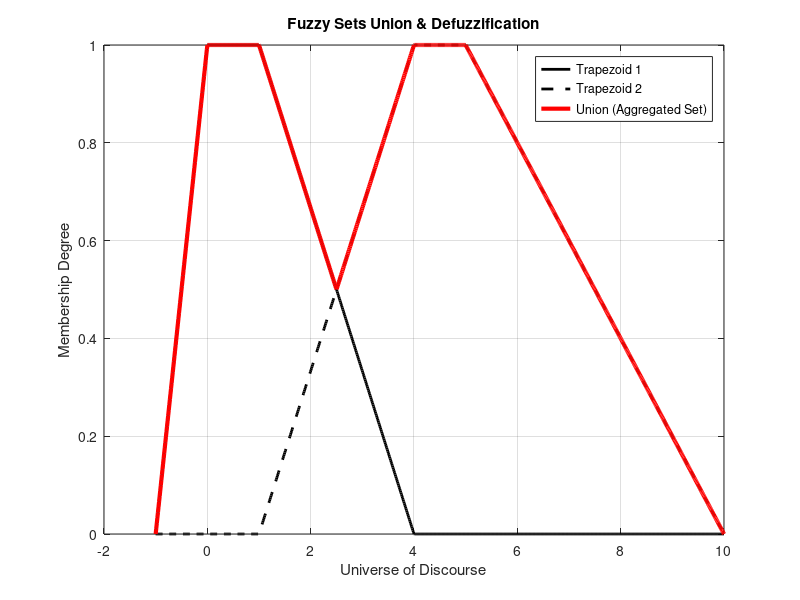

Write the MATLAB code that produced this figure. (Note: this script raises an error after producing the figure.)
clc; clear; close all;

% =========================================================
% Part 1: Define Trapezoidal Membership Functions & Union
% =========================================================
x = linspace(-1, 10, 1000); % Universe of discourse

% Define Trapezoidal Membership Functions: [bottom-left, top-left, top-right, bottom-right]
t1 = trapmf(x, [-1, 0, 1, 4]);
t2 = trapmf(x, [1, 4, 5, 10]);

% Compute the Union (MAX operator) of the two fuzzy sets
union_set = max(t1, t2);

% Visualize the sets and their union
figure;
plot(x, t1, 'k', 'LineWidth', 2); hold on;
plot(x, t2, 'k--', 'LineWidth', 2);
plot(x, union_set, 'r', 'LineWidth', 3);
title('Fuzzy Sets Union & Defuzzification');
xlabel('Universe of Discourse'); ylabel('Membership Degree');
legend('Trapezoid 1', 'Trapezoid 2', 'Union (Aggregated Set)');
grid on;

% =========================================================
% Part 2: Defuzzification Methods (Manual Implementation)
% =========================================================

% 1. Centroid (Center of Gravity / Area)
% Formula: sum(x * mu(x)) / sum(mu(x))
numerator_centroid = sum(x .* union_set);
denominator = sum(union_set);
centroid_val = numerator_centroid / denominator;

% 2. Mean of Maximum (MoM)
% Finds the mean of all elements x that have the maximum membership degree
max_value = max(union_set);             % Find the peak membership value
max_points = x(union_set == max_value); % Find all x coordinates with this peak value
mean_of_max = mean(max_points);         % Average these x coordinates

% 3. Weighted Average
% Note: When computed over the entire aggregated continuous set as done here, 
% the Weighted Average is mathematically identical to the Centroid method. 
% (Typically, Weighted Average is calculated using only the centers of symmetrical output sets).
wa_numerator = sum(x .* union_set);  
wavg = wa_numerator / denominator;

% =========================================================
% Display Results
% =========================================================
fprintf('--- Defuzzification Results ---\n');
fprintf('Centroid (Center of Gravity) : %.4f\n', centroid_val);
fprintf('Mean of Maximum (MoM)        : %.4f\n', mean_of_max);
fprintf('Weighted Average             : %.4f\n', wavg);

% Plot the defuzzified values as vertical lines on the graph
xline(centroid_val, 'b-', 'Centroid', 'LineWidth', 2);
xline(mean_of_max, 'm-', 'Mean of Max', 'LineWidth', 2);
